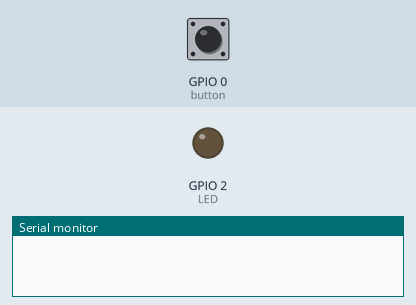
Simulated run of this sketch. Board: ESP32. Shown: output pins drawn as LEDs (lit = HIGH), the last lines printed to the serial monitor. The inputs (shaded band) are chosen by the test bench; at power-on: GPIO 0 (button) HIGH.

Above: at 1.2 s.
1.3 s: GPIO 0 (button) pulled LOW for 0.15 s
At 2.1 s:
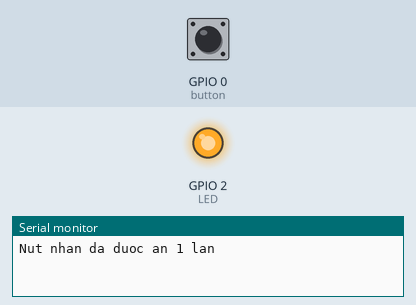
2.9 s: GPIO 0 (button) pulled LOW for 1 s
At 3.3 s:
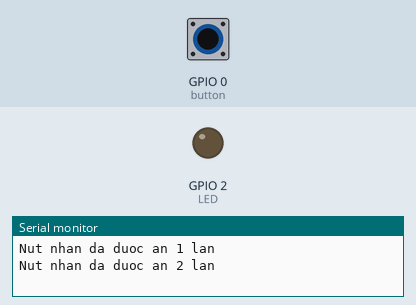
5.4 s: GPIO 0 (button) pulled LOW for 3.2 s
At 6.4 s:
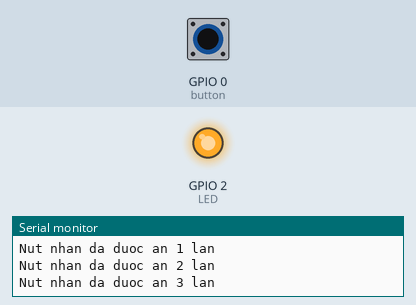
Timing chart, 0 to 8.4 s (numbered marks = the images above; inputs shaded):
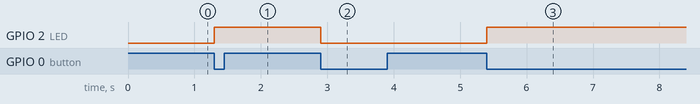

The sketch:

INTERRUPT.ino
```cpp
// Interruppt
#define button 0
#define LED 2
int numPress = 0;
bool isPress = false;

void IRAM_ATTR isr(){
numPress += 1;
isPress = true;
}

void setup() {
  // put your setup code here, to run once:
  Serial.begin(115200);
  pinMode(button, INPUT_PULLUP);
  pinMode(LED, OUTPUT);
  attachInterrupt(button, isr, FALLING);
}

void loop() {
  // put your main code here, to run repeatedly:
  if(isPress) {
    digitalWrite(LED, !digitalRead(LED));
    Serial.printf("Nut nhan da duoc an %u lan\n", numPress);
    isPress = false;
  }
}
```

Measured:
- after the input at 1.3 s, GPIO 2 (LED): LOW → HIGH at once
- after the input at 2.9 s, GPIO 2 (LED): HIGH → LOW at once
- after the input at 5.4 s, GPIO 2 (LED): LOW → HIGH at once
